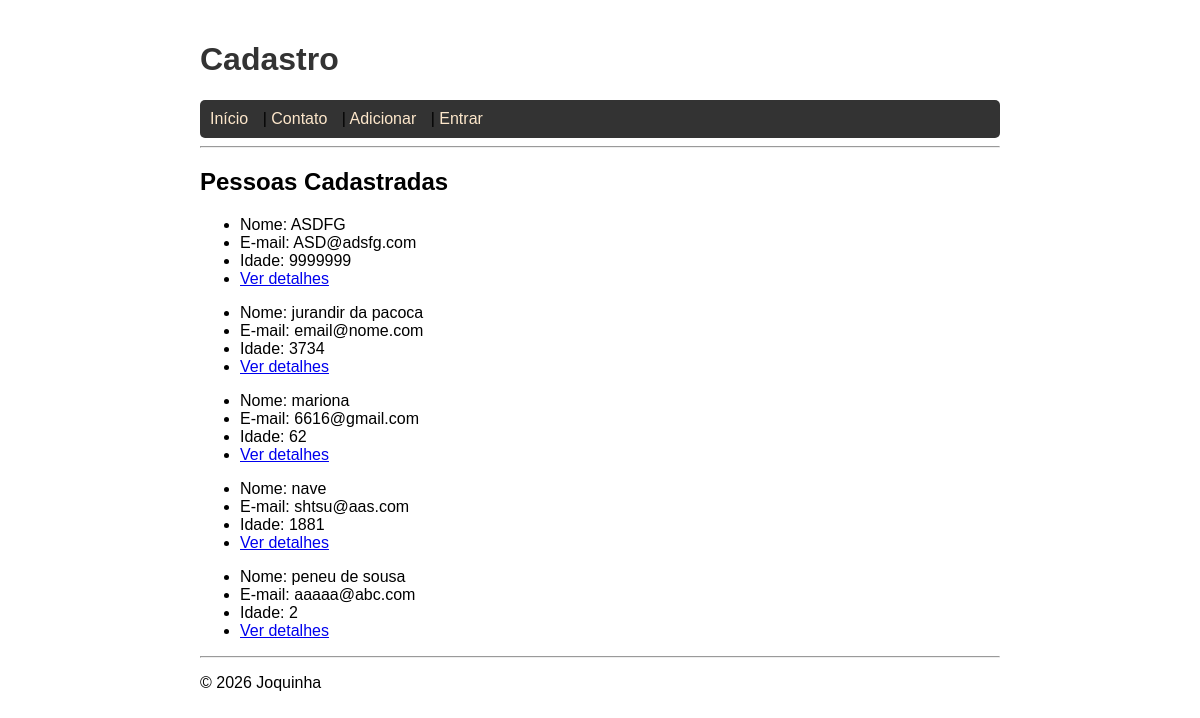
Before: / with the older database file.
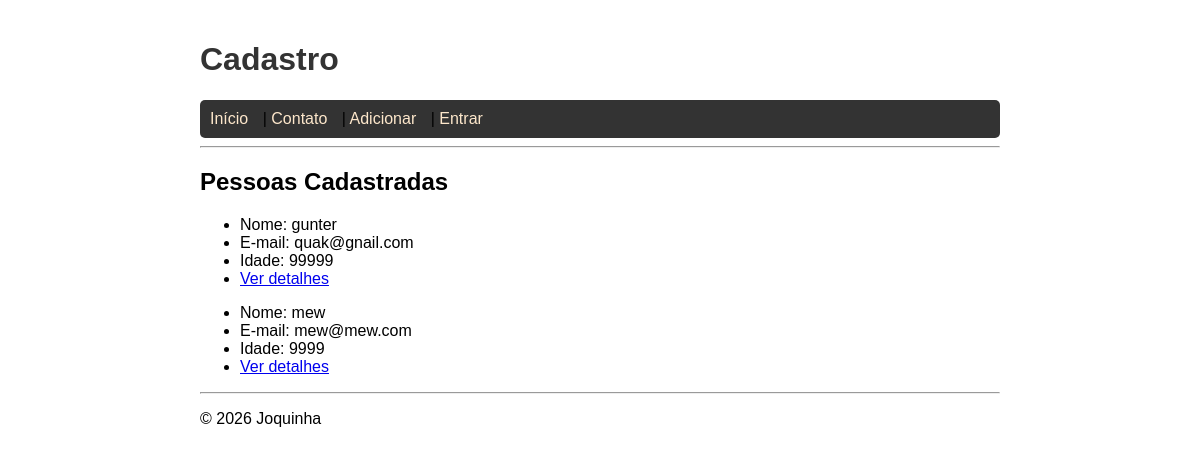
After: the same page with the newer database file.
### cadastro/models.py (models this page shows, shortened)
class Pessoa(models.Model):
    nome = models.CharField(max_length=100)
    email = models.EmailField()
    idade = models.IntegerField()

### cadastro/views.py (the view)
# urls.py: path('', views.index, name='index'),
def index(request):
    pessoas = Pessoa.objects.order_by('nome', 'email')
    total = Pessoa.objects.count()
    contexto = {
        'nome': 'Joquinha',
        'pessoas': pessoas,
        'total': total
    }
    return render(
        request,
        'cadastro/index.html',
        contexto
    )

### cadastro/templates/cadastro/index.html (shortened to what this page needs)
{% extends 'cadastro/base.html' %}
{% block conteudo %}
<section>
    <h2>Pessoas Cadastradas</h2>
    {% if total == 0 %}
    <p>Ooops! Cadastre alguém primeiro!</p>
    {% else %}
    {% for pessoa in pessoas %}
    <ul>
        <li>Nome: {{ pessoa.nome }}</li>
        <li>E-mail: {{ pessoa.email }}</li>
        <li>Idade: {{ pessoa.idade }}</li>
        <li><a href="/pessoa/{{ pessoa.id }}">Ver detalhes</a></li>
    </ul>
    {% endfor %}
    {% endif %}
</section>
{% endblock %}

### cadastro/templates/cadastro/base.html (shortened to what this page needs)
<!DOCTYPE html>
<html lang="pt-br">
<head>
    {% load static %}
    <link rel="stylesheet" href="{% static 'cadastro/style.css' %}">
</head>
<body>
    <header>
        <h1>Cadastro</h1>
    </header>
    <nav>
        <a href="{% url 'index' %}">Início</a> |
        <a href="{% url 'contato' %}">Contato</a> |
        <a href="{% url 'adicionar' %}">Adicionar</a> |
        {% if user.is_authenticated %}
            Olá, {{ user.username }}! |
            <form method="POST" action="{% url 'logout' %}"
                  style="display: inline;">
                {% csrf_token %}
                <button type="submit">Sair</button>
            </form>
        {% else %}
            <a href="{% url 'login' %}">Entrar</a>
        {% endif %}
    </nav>
    <hr>
    <main>
        {% block conteudo %}
        {% endblock %}
    </main>
    <hr>
    <footer>
        <p>&copy; 2026 {{ nome|default:"visitante" }}</p>
    </footer>
</body>
</html>

### cadastro/static/cadastro/style.css (style rules this page uses)
body { font-family: Arial, sans-serif; max-width: 800px; margin: 0 auto; padding: 20px; }
nav { background-color: #333; padding: 10px; border-radius: 5px; }
nav a { color: rgb(253, 231, 203); text-decoration: none; margin-right: 10px; }
h1 { color: #333; }

Changed rows visible on the page:
removed Pessoa: nome "ASDFG", email "ASD@adsfg.com", idade "9999999"
removed Pessoa: nome "mariona", email "6616@gmail.com", idade "62"
removed Pessoa: nome "nave", email "shtsu@aas.com", idade "1881"
removed Pessoa: nome "peneu de sousa", email "aaaaa@abc.com", idade "2"
changed Pessoa: nome "jurandir da pacoca" → "gunter"; email "email@nome.com" → "quak@gnail.com"; idade "3734" → "99999"
added Pessoa: nome "mew", email "mew@mew.com", idade "9999"
